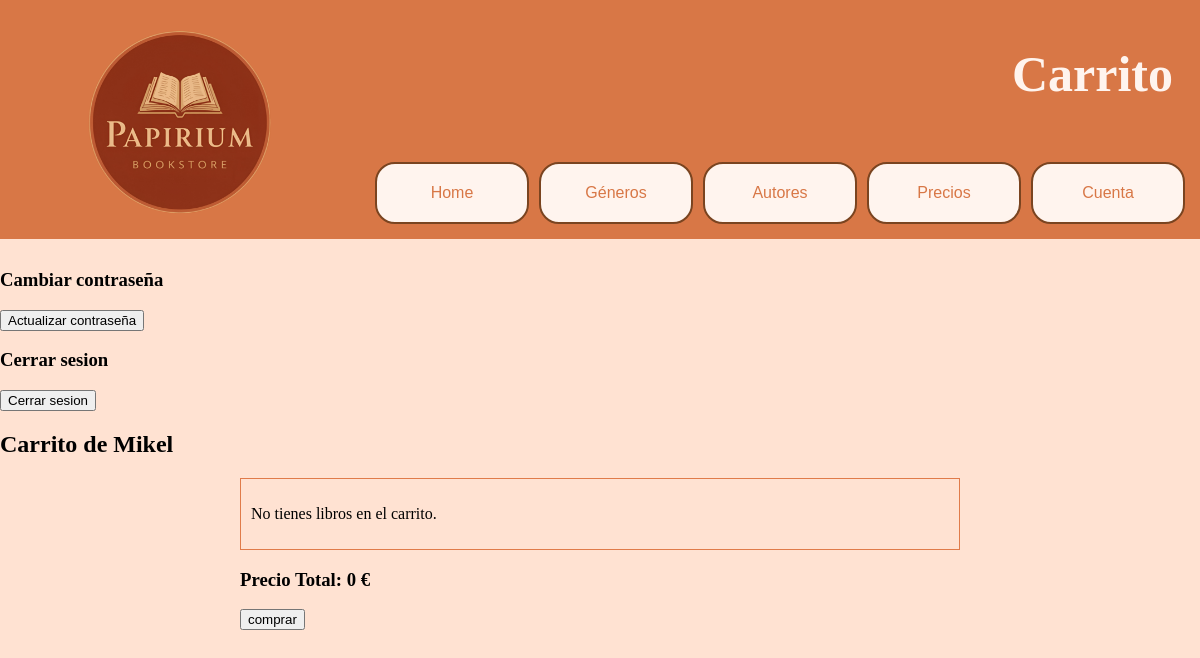
Before: /app/carrito/ (signed in) with the older database file.
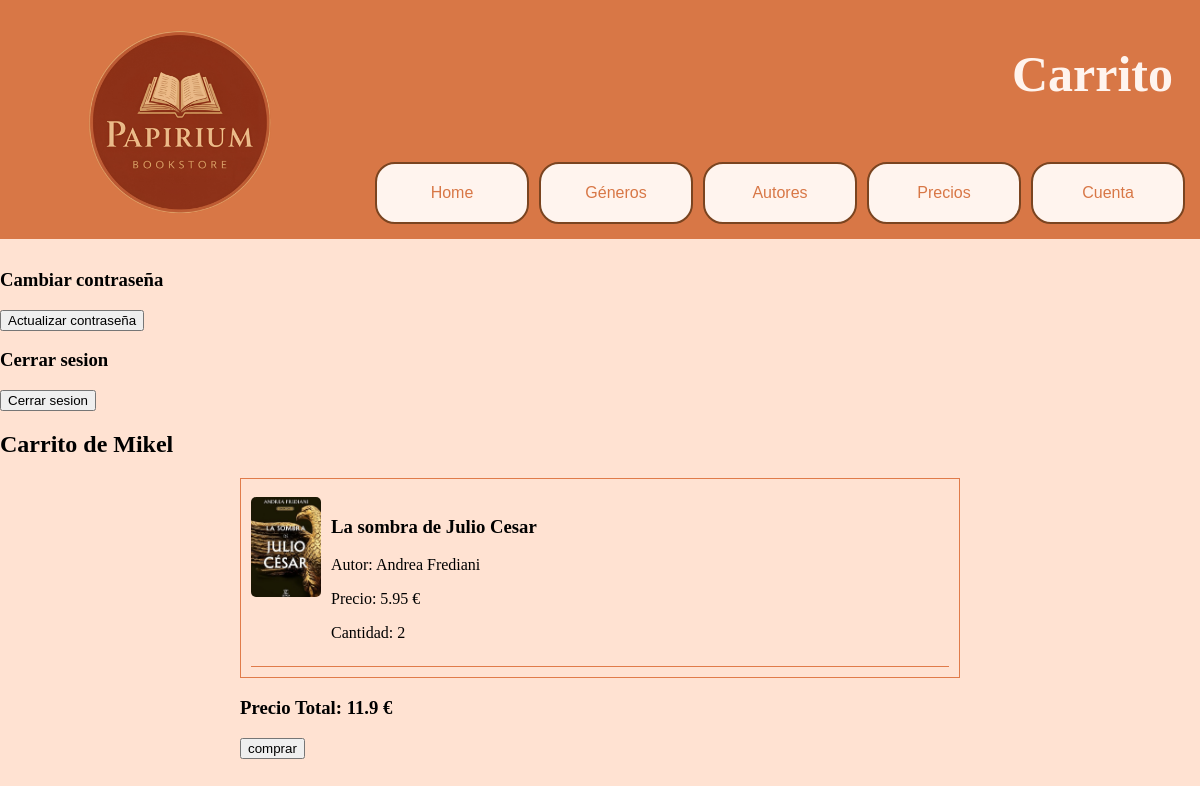
After: the same page with the newer database file.
### appLibreria/models.py (models this page shows, shortened)
class Carrito(models.Model):
    usuario=models.OneToOneField(User, on_delete=models.CASCADE)
    @property
    def total(self):
        return sum(item.libro.precio * item.cantidad for item in self.items.all()) #EN vez de atributo es funcion, mas exacto y mas facil de utilizar

class CarritoItem(models.Model):
    carrito = models.ForeignKey('Carrito', related_name='items', on_delete=models.CASCADE)#Para invocar los libros que contiene el carrito utilizamos items
    libro = models.ForeignKey(Libro, on_delete=models.CASCADE)
    cantidad = models.PositiveIntegerField(default=1)

class Libro(models.Model):
    isbn=models.CharField(max_length=13,primary_key=True)
    titulo=models.CharField(max_length=100)
    imagen=models.ImageField(upload_to='',null=True)#El uploadto es si en media tenemos subcarpetas deberiamos de especificar pero en este caso no
    descripcion=models.CharField(max_length=300)
    fecha_publicacion=models.DateField()#Importante: No hay en django una función que solo se pueda poner año y mes
    precio=models.FloatField()
    num_paginas=models.IntegerField()
    stock=models.IntegerField()
    autor=models.ForeignKey(Autor,on_delete=models.CASCADE)
    editorial=models.ForeignKey(Editorial,on_delete=models.CASCADE)
    class Genero(models.TextChoices):
        historico= "H", "Historico" #Se pone dos veces ya que el primer valor es lo que se guarda en la bd y la segunda lo que se vera en las templates
        romance= "R", "Romance"
        accion= "A", "Acción"
        fantasia= "F", "Fantasía"
    genero=models.CharField(max_length=1,choices=Genero.choices)#Se limita la elección a las de genero
    class Idioma(models.TextChoices):
        espaniol="ESP", "Español"
        euskera="EUS", "Euskera"
        ingles="ENG", "Ingles"
    idioma=models.CharField(max_length=3,choices=Idioma.choices)

class Autor(models.Model):
    nombre=models.CharField(max_length=50)#No se pone la id por que la base de datos asigna automaticamente la id

### appLibreria/views.py (the view)
# urls.py: path('carrito/', views.ver_carrito, name='ver_carrito'),
@login_required
def ver_carrito(request):
    carrito ,creado = models.Carrito.objects.get_or_create(usuario=request.user)# Esta con coma ya que aqui se crea el carrito una vez que el usuario accede por primera vez o detecta si esta creado, por lo tanto el carrito sería el tipo de item y el creado es true o false
    items=carrito.items.all()#Obtenemos los libros con su precio y la cantidad de los mismos
    context = {
        'usuario': request.user,
        'carrito': carrito,
        'items':items,
        'total': carrito.total
    }
    return render(request, "carrito.html", context)

### appLibreria/templates/carrito.html (shortened to what this page needs)
{% extends "base.html"%}
{% block titleXD %}Carrito{%endblock%}
{%block main%}
    <article>
        <h3>Cambiar contraseña</h3>
        <form method="post" action="{% url 'actualizar_contraseña' %}">
            <button type="submit">Actualizar contraseña</button>
        </form>
        <h3>Cerrar sesion</h3>
        <form method="post" action="{% url 'logOut' %}">
            <button type="submit">Cerrar sesion</button>
        </form>
    </article>
    <h2>Carrito de {{usuario.username}}</h2>
    <div class="carrito-contenedor">
        <div class="carrito-lista">
            {% if carrito.items.all %}
                {% for item in carrito.items.all %}
                <div class="carrito-item">
                    <img class="carrito-imagen"
                         src="{{ item.libro.imagen.url }}"
                         alt="{{ item.libro.titulo }}">
                    <div class="carrito-info">
                        <h3>{{ item.libro.titulo }}</h3>
                        <p>Autor: {{ item.libro.autor.nombre }}</p>
                        <p class="precio">Precio: {{ item.libro.precio }} €</p>
                        <p>Cantidad: {{ item.cantidad }}</p>
                    </div>
                </div>
                {% endfor %}
            {% else %}
                <p>No tienes libros en el carrito.</p>
            {% endif %}
        </div>
        <h3>Precio Total: {{carrito.total}} €</h3>
        <form id="botonComprar" action="{%url 'comprar'%}" method="post">
            <button type="submit">comprar</button>
        </form>
    </div>
{%endblock%}

### appLibreria/templates/base.html (shortened to what this page needs)
<!DOCTYPE html>
<html lang="es">
{% load static %}
<head>
    <link rel="stylesheet" href="{% static 'css/style.css' %}">
</head>
<body>
    <header id="headerBase">
        <aside class="centradoEnMedio" >
            <img src="{% static 'imgs/Papirium_LogoCuadTxiki.png' %}" alt="Logo"
            height=220 width=220>
        </aside>
        <section>
            <h1 id="TituloPagina">
               {% block titleXD %} <b>Titulo de base </b>{% endblock %}
            </h1>
            <div id="agrupBotonesHeader">
                <a class="botonHeader" href="{% url 'antiguedad' %}">
                    <div >Home</div>
                </a>
                <a class="botonHeader" href="{% url 'generoTodosLibros' %}">
                    <div>Géneros</div>
                </a>
                <a class="botonHeader" href="{% url 'busqueda_autores' %}">
                    <div >Autores</div>
                </a>
                <a class="botonHeader" href="{% url 'precioTodosLibros' %}">
                    <div >Precios</div>
                </a>
                <a class="botonHeader" href="{% url 'ver_carrito' %}">
                    <div >Cuenta </div>
                </a>
            </div>
        </section>
    </header>
    {% block main %}
    {% endblock %}
</body>
</html>

### appLibreria/static/css/style.css (style rules this page uses)
body { background-color: #ffe2d2; margin:0; min-width: 830px; }
#headerBase { background-color: #d87746; margin-bottom: 30px; display: grid; grid-template-columns: 30% 70%; }
#agrupBotonesHeader { display: flex; flex-direction: row; flex:1; gap: 10px; padding: 15px; }
#TituloPagina { text-align: right; color:#fff4ee; margin-right: 2vw; font-size: 50px; padding: 3px; }
.botonHeader { display: flex; flex:1; text-align: center; justify-content: center; align-items: center; border-radius: 20px; text-decoration: none; font-family: 'Trebuchet MS', 'Lucida Sans Unicode', 'Lucida Grande', 'Lucida Sans', Arial, sans-serif; font-weight: normal; font-size: 16px; background-color:#fff4ee; border: solid 2px #7a4420; color:#d87746; padding: 20px; }
.centradoEnMedio { display: flex; justify-content: center; text-align: center; align-items: center; }
.carrito-contenedor { width: 60%; margin: 0 auto; }
.carrito-lista { max-height: 250px; overflow-y: auto; border: 1px solid #e07b4a; padding: 10px; }
.carrito-item { display: flex; gap: 10px; border-bottom: 1px solid #e07b4a; padding: 8px 0; }
.carrito-imagen { width: 70px; height: 100px; object-fit: cover; border-radius: 5px; }
form { width: 400px; }

Changed rows visible on the page:
added CarritoItem: libro.imagen (picture), libro.titulo "La sombra de Julio Cesar", libro.autor.nombre "Andrea Frediani", libro.precio "5.95", cantidad "2"
computed for Carrito: total "0" → "11.9"
Other visible differences:
text no longer shown: "No tienes libros en el carrito."
